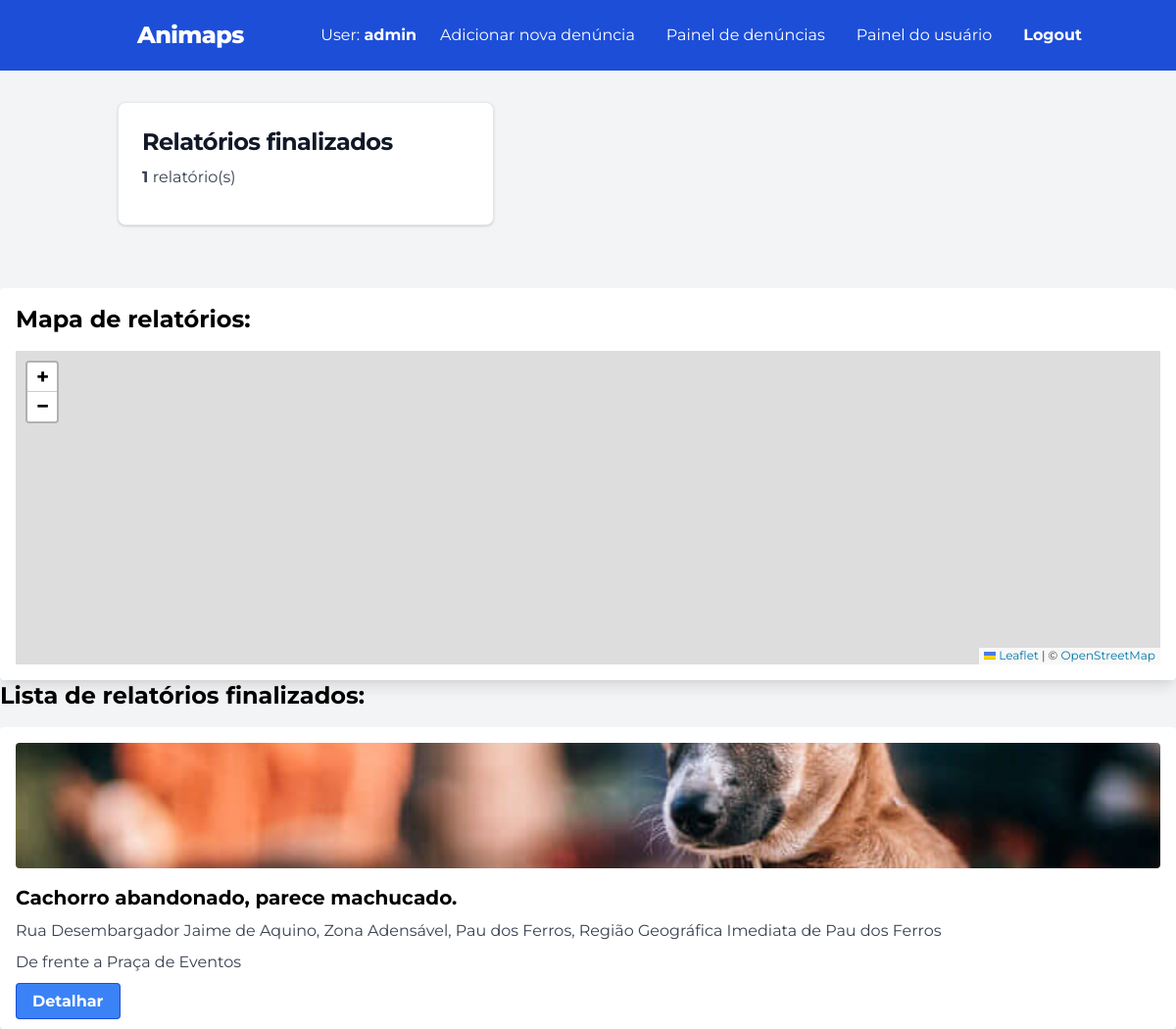
Screenshot of /relatorios-concluidos (signed in) with the database file from the repository.
### animais/models.py (models this page shows)
class Animal(models.Model):
    id = models.UUIDField(default=uuid.uuid4, primary_key=True)
    username = models.CharField(max_length=150)
    endereço = models.CharField(max_length=300)
    descriçao = models.CharField(max_length=350)
    ponto_ref = models.CharField(max_length=400, null=True)
    coordX = models.FloatField()
    coordY = models.FloatField()
    foto = models.ImageField(upload_to='images/', null=True, blank=True)
    user = models.ForeignKey(settings.AUTH_USER_MODEL,
                             on_delete=models.CASCADE)
    state = models.CharField(max_length=50, default='Pendente', choices=[
        ('Pendente', 'Pendente'),
        ('Resgatado', 'Resgatado'),
        ('Não Localizado', 'Não localizado'),
    ])

### animais/views.py (the view)
# urls.py: path('relatorios-concluidos', views.DashboardResolvidosView.as_view(), name='relatorios_concluidos'),
class DashboardResolvidosView(PermissionRequiredMixin, LoginRequiredMixin, TemplateView):
    permission_required = ('can_delete_animal_entry', 'can_change_entry')
    template_name = "animais/resolvidos-dashboard.html"
    login_url = 'login'
    def get_context_data(self, *args, **kwargs):
        context = super().get_context_data(*args, **kwargs)
        animais = Animal.objects.filter(Q(state='Resgatado') | Q(state='Não Localizado'))
        count = animais.count()
        for animal in animais:
            endereço_formatted = animal.endereço.split(',')[0:4]
            endereço_formatted = ', '.join(endereço_formatted)
            animal.endereço = endereço_formatted
        context['animais'] = animais
        context['count'] = count
        return context

### animais/templates/animais/resolvidos-dashboard.html (shortened to what this page needs)
<!DOCTYPE html>
<html lang="en">
    <head>
        {% load static %}
        <link rel="stylesheet" href="https://unpkg.com/leaflet@1.9.2/dist/leaflet.css"
/>
        <link href="https://cdn.jsdelivr.net/npm/tailwindcss@2.2.19/dist/tailwind.min.css" rel="stylesheet">
    </head>
    <body class="bg-gray-100 font-sans leading-normal tracking-normal">
        {% include '../templs/header.html' %}
        <div class="container mx-auto p-8">
            <div class="grid grid-cols-1 md:grid-cols-2">
                <div class="max-w-sm p-6 bg-white border border-gray-200 rounded-lg shadow dark:bg-gray-800 dark:border-gray-700">
                    <h5 class="mb-2 text-2xl font-bold tracking-tight text-gray-900 dark:text-white">Relatórios finalizados</h5>
                    <p class="mb-3 font-normal text-gray-700 dark:text-gray-400"> <span class="font-bold"> {{ count }} </span> relatório(s) </p>
                </div>
            </div>
        </div>
        <div class="mt-8 bg-white p-4 rounded shadow-lg">
            <h2 class="text-2xl font-bold mb-4">Mapa de relatórios:</h2>
            <div id="mapid" class="h-80 z-10"></div>
        </div>
        <h2 class="text-2xl font-bold mb-4">Lista de relatórios finalizados:</h2>
        <div class="grid xl:grid-cols-3  gap-8">
            {% for animal in animais %}
            <div class="bg-white p-4 rounded shadow-lg">
                {% if animal.foto %}
                <img src="{{ animal.foto.url }}" alt="Animal" class="w-full h-32 object-cover mb-4 rounded">
                {% endif %}
                <h3 class="text-xl font-bold mb-2">{{ animal.descriçao }}</h3>
                <p class="text-gray-700 mb-2">{{ animal.endereço }} </p>
                <p class="text-gray-700 mb-4">{{ animal.ponto_ref }} </p>
                <a class="bg-blue-500 hover:bg-blue-700 text-white font-bold py-2 px-4 border border-blue-700 rounded" href="{% url 'relatorio-animal' pk=animal.id %}"> Detalhar </a>
            </div>
            {% endfor %}
        </div>
    </body>
</html>

### animais/templates/templs/header.html (shortened to what this page needs)
<header class="bg-blue-700  p-4 text-white relative z-20 font-serif">
    <div class="container mx-auto flex justify-between items-center">
        <div class="flex items-center">
            <iconify-icon class="w-8 h-8 mr-5" icon="emojione-monotone:paw-prints" style="color: #d9d9d9; font-size:40px;"></iconify-icon>
            <h1 class="text-2xl font-extrabold tracking-tight">Animaps</h1>
        </div>
        <ul class="hidden md:flex items-center space-x-4">
            <li class="text-white">User: <span class="font-bold"> {{ user.get_username }} </span></li>
            <li class="py-2 px-2 hover:bg-blue-800 hover:underline hover:text-white transition duration-300 ease-in-out"><a href="{% url 'registrar' %}">Adicionar nova denúncia</a></li>
            {% if 'animais.can_delete_animal_entry' in perms %}
            <li class="py-2 px-2 hover:bg-blue-800 hover:underline hover:text-white transition duration-300 ease-in-out"><a href="{% url 'painel-relatorios' %}">Painel de denúncias</a></li>
            {% endif %}
            <li class="py-2 px-2 hover:bg-blue-800 hover:underline hover:text-white transition duration-300 ease-in-out"><a href="{% url 'painel-usuario' %}">Painel do usuário</a></li>
            <li class="py-2 px-2 font-bold hover:underline  hover:bg-blue-800 hover:text-white transition duration-300 ease-in-out"><a href="{% url 'logout' %}?next={{ request.path }}">Logout</a></li>
        </ul>
    </div>
</header>

### animais/templates/templs/header.html (style rules this page uses)
* { font-family: Montserrat; }

### rows the page displays
Animal: foto (picture), descriçao "Cachorro abandonado, parece machucado.", endereço "Rua Desembargador Jaime de Aquino, Zona Adensável, Pau dos Ferros, Região Geográfica Imediata de Pau dos Ferros", ponto_ref "De frente a Praça de Eventos"

### other values shown
{{ user.get_username }} "admin"
{{ count }} "1"
